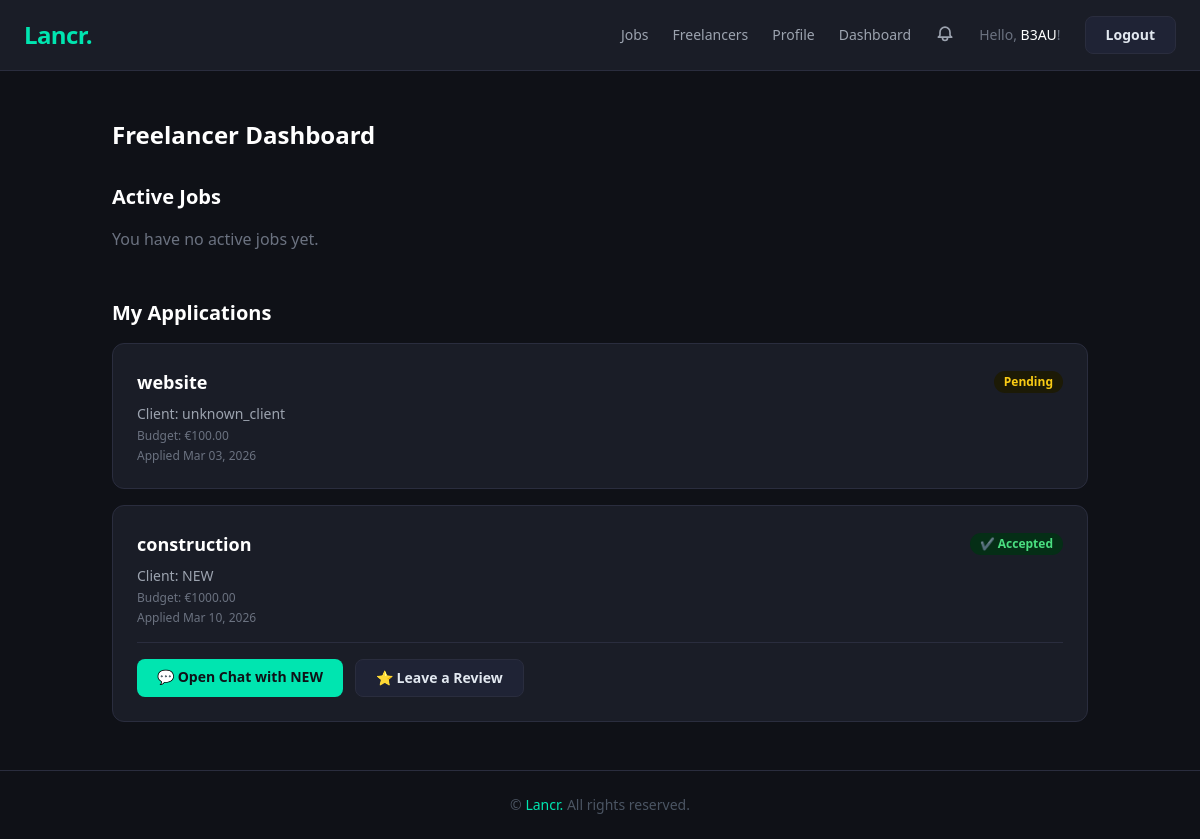
Page /dashboard/ (signed in) on the committed database.
### accounts/models.py (models this page shows, shortened)
class User(AbstractUser):
    ROLE_CHOICES = (
        ('client', 'Client'),
        ('freelancer', 'Freelancer'),
    )
    role = models.CharField(max_length=20, choices=ROLE_CHOICES)

### jobs/models.py (models this page shows, shortened)
class Application(models.Model):
    STATUS_CHOICES = [
        ("pending", "Pending"),
        ("accepted", "Accepted"),
        ("rejected", "Rejected"),
    ]
    job = models.ForeignKey(Job, on_delete=models.CASCADE, related_name="applications")
    freelancer = models.ForeignKey(settings.AUTH_USER_MODEL, on_delete=models.CASCADE)
    cover_letter = models.TextField(blank=True)
    status = models.CharField(max_length=20, choices=STATUS_CHOICES, default="pending")
    applied_at = models.DateTimeField(auto_now_add=True)

class Job(models.Model):
    CATEGORY_CHOICES = [
        ('construction', 'Construction'),
        ('plumbing', 'Plumbing'),
        ('electrical', 'Electrical'),
        ('carpentry', 'Carpentry'),
        ('painting', 'Painting & Decorating'),
        ('landscaping', 'Landscaping'),
        ('cleaning', 'Cleaning'),
        ('other', 'Other'),
    ]
    STATUS_CHOICES = [
        ('open', 'Open'),
        ('in_progress', 'In Progress'),
        ('closed', 'Closed'),
    ]
    CURRENCY_CHOICES = [
        ('EUR', '€ Euro'),
        ('USD', '$ US Dollar'),
        ('GBP', '£ British Pound'),
        ('CAD', 'CA$ Canadian Dollar'),
        ('AUD', 'AU$ Australian Dollar'),
    ]
    title = models.CharField(max_length=200)
    description = models.TextField()
    budget = models.DecimalField(max_digits=10, decimal_places=2)
    currency = models.CharField(max_length=3, choices=CURRENCY_CHOICES, default='EUR')
    category = models.CharField(max_length=50, choices=CATEGORY_CHOICES)
    location = models.CharField(max_length=100, blank=True, help_text="Leave blank if remote")
    remote = models.BooleanField(default=False)
    created_at = models.DateTimeField(auto_now_add=True)
    status = models.CharField(max_length=20, choices=STATUS_CHOICES, default='open')
    slug = models.SlugField(null=True, blank=True, unique=True)
    client = models.ForeignKey(
        settings.AUTH_USER_MODEL,
        on_delete=models.CASCADE,
        related_name='jobs_posted'
    )
    hired_freelancer = models.ForeignKey(
        settings.AUTH_USER_MODEL,
        on_delete=models.SET_NULL,
        null=True,
        blank=True,
        related_name='jobs_hired'
    )
    completed_by_client = models.BooleanField(default=False)
    completed_by_freelancer = models.BooleanField(default=False)
    class Meta:
        ordering = ['-created_at']

### jobs/views.py (the view)
# urls.py: path('dashboard/', views.client_dashboard, name='client_dashboard'),
@login_required
def client_dashboard(request):
    try:
        profile = request.user.profile
        if profile.role == "client":
            jobs = Job.objects.filter(client=request.user)
            return render(request, "jobs/client_dashboard.html", {
                "jobs": jobs
            })
        elif profile.role == "freelancer":
            applications = Application.objects.filter(
                freelancer=request.user
            ).select_related("job")
            active_jobs = Job.objects.filter(
                hired_freelancer=request.user,
                status="in_progress"
            )
            return render(request, "jobs/freelancer_dashboard.html", {
                "applications": applications,
                "active_jobs": active_jobs
            })
    except Exception as e:
        return HttpResponse(f"Error: {str(e)}", status=500)

### jobs/context_processors.py (called while the page is built)
def notifications(request):
    if request.user.is_authenticated:
        unread_count = request.user.notifications.filter(is_read=False).count()
        return {'unread_count': unread_count}
    return {'unread_count': 0}

### jobs/templatetags/currency_tags.py (called while the page is built)
@register.filter
def currency_symbol(currency_code):
    return SYMBOLS.get(currency_code, currency_code)

### jobs/templates/jobs/freelancer_dashboard.html (shortened to what this page needs)
{% extends "base.html" %}
{% load currency_tags %}
{% block content %}
<div class="max-w-5xl mx-auto py-12 px-6">
  <h1 class="text-2xl font-bold text-white mb-8">Freelancer Dashboard</h1>
  <h2 class="text-xl font-semibold text-white mb-4">Active Jobs</h2>
  {% if active_jobs %}
  <div class="space-y-4 mb-12">
    {% for job in active_jobs %}
    <div class="bg-card border border-subtle rounded-xl p-6">
      <div class="flex justify-between items-center mb-2">
        <h3 class="text-lg font-semibold text-white">{{ job.title }}</h3>
        <span class="badge-in_progress">In Progress</span>
      </div>
      <p class="text-gray-400 text-sm">
        Client:
        <a href="{% url 'profile_view' job.client.username %}"
           class="hover:text-teal-400 transition">{{ job.client.username }}</a>
      </p>
      <p class="text-gray-500 text-xs mt-1">
        Budget: {{ job.currency|currency_symbol }}{{ job.budget }}
      </p>
      <div class="mt-4 pt-4 border-t border-subtle flex flex-wrap gap-3">
        <a href="{% url 'job_chat' job.id %}" class="btn-primary text-sm">💬 Open Chat</a>
        <a href="{% url 'profile_view' job.client.username %}" class="btn-secondary text-sm">
          ⭐ Leave a Review
        </a>
      </div>
    </div>
    {% endfor %}
  </div>
  {% else %}
  <p class="text-gray-500 mb-12">You have no active jobs yet.</p>
  {% endif %}
  <h2 class="text-xl font-semibold text-white mb-4">My Applications</h2>
  {% if applications %}
  <div class="space-y-4">
    {% for app in applications %}
    <div class="bg-card border border-subtle rounded-xl p-6">
      <div class="flex justify-between items-center mb-2">
        <a href="{% url 'job_detail' app.job.id %}"
           class="text-lg font-semibold text-white hover:text-teal-400 transition">
          {{ app.job.title }}
        </a>
        {% if app.status == "accepted" %}
          <span class="badge-open">✔ Accepted</span>
        {% elif app.status == "rejected" %}
          <span class="badge-closed">✘ Rejected</span>
        {% else %}
          <span class="badge-in_progress">Pending</span>
        {% endif %}
      </div>
      <p class="text-gray-400 text-sm">
        Client:
        <a href="{% url 'profile_view' app.job.client.username %}"
           class="hover:text-teal-400 transition">{{ app.job.client.username }}</a>
      </p>
      <p class="text-gray-500 text-xs mt-1">
        Budget: {{ app.job.currency|currency_symbol }}{{ app.job.budget }}
      </p>
      <p class="text-gray-500 text-xs mt-1">Applied {{ app.applied_at|date:"M d, Y" }}</p>
      {% if app.status == "accepted" %}
      <div class="mt-4 pt-4 border-t border-subtle flex flex-wrap gap-3">
        <a href="{% url 'job_chat' app.job.id %}" class="btn-primary text-sm">
          💬 Open Chat with {{ app.job.client.username }}
        </a>
        <a href="{% url 'profile_view' app.job.client.username %}" class="btn-secondary text-sm">
          ⭐ Leave a Review
        </a>
      </div>
      {% endif %}
    </div>
    {% endfor %}
  </div>
  {% else %}
  <p class="text-gray-500">You haven't applied to any jobs yet.</p>
  {% endif %}
</div>
{% endblock %}

### jobs/templates/base.html (shortened to what this page needs)
<!DOCTYPE html>
<html lang="en">
<head>
  <script src="https://cdn.tailwindcss.com"></script>
</head>
<body class="min-h-screen flex flex-col">
  <nav class="bg-card border-b border-subtle px-6 py-4">
    <div class="flex items-center justify-between">
      <a href="{% url 'home' %}" class="text-2xl font-black lancr-teal tracking-tight">Lancr.</a>
      <div class="desktop-nav hidden md:flex items-center gap-6 text-sm">
        <a href="{% url 'job_list' %}" class="text-gray-400 hover:text-white transition">Jobs</a>
        <a href="{% url 'freelancer_list' %}" class="text-gray-400 hover:text-white transition">Freelancers</a>
        {% if user.is_authenticated %}
          <a href="{% url 'profile_view' user.username %}" class="text-gray-400 hover:text-white transition">Profile</a>
          <a href="{% url 'client_dashboard' %}" class="text-gray-400 hover:text-white transition">Dashboard</a>
          <div class="notif-wrapper relative">
            <button class="relative text-gray-400 hover:text-white transition focus:outline-none">
            </button>
          </div>
          <span class="text-gray-500">Hello, <span class="text-white font-medium">{{ user.username }}</span>!</span>
          <form method="post" action="{% url 'logout' %}" class="inline">
            <button type="submit" class="btn-secondary text-sm">Logout</button>
          </form>
        {% else %}
          <a href="{% url 'login' %}" class="text-gray-400 hover:text-white transition">Login</a>
          <a href="{% url 'register' %}" class="btn-primary text-sm">Sign Up</a>
        {% endif %}
      </div>
    </div>
  </nav>
  <main class="flex-1">
    {% block content %}{% endblock %}
  </main>
  <footer class="border-t border-subtle text-center text-gray-600 text-sm py-6">
    © <a href="{% url 'home' %}" class="lancr-teal hover:underline">Lancr.</a> All rights reserved.
  </footer>
</body>
</html>

### jobs/templates/base.html (style rules this page uses)
body { background-color: #0f1117; color: #e2e8f0; }
.lancr-teal { color: #00e5b0; }
.bg-card { background-color: #1a1d27; }
.border-subtle { border-color: #2a2d3e; }
.btn-primary { background-color: #00e5b0; color: #0f1117; font-weight: 700; padding: 0.5rem 1.25rem; border-radius: 0.5rem; display: inline-block; transition: background-color 0.2s; }
.btn-secondary { background-color: #1f2335; color: #e2e8f0; font-weight: 600; padding: 0.5rem 1.25rem; border-radius: 0.5rem; border: 1px solid #2a2d3e; display: inline-block; transition: border-color 0.2s; }
.badge-open { background: #052e16; color: #4ade80; padding: 2px 10px; border-radius: 9999px; font-size: 0.75rem; font-weight: 600; }
.badge-in_progress { background: #1c1a06; color: #facc15; padding: 2px 10px; border-radius: 9999px; font-size: 0.75rem; font-weight: 600; }

### rows in the picture
User: username "B3AU"
Application: job "website", status "Pending", job.client.username "unknown_client", job.currency "€", job.budget "100.00", applied_at "Mar 03, 2026"
Application: job "construction", status "✔ Accepted", job.client.username "NEW", job.currency "€", job.budget "1000.00", applied_at "Mar 10, 2026"
